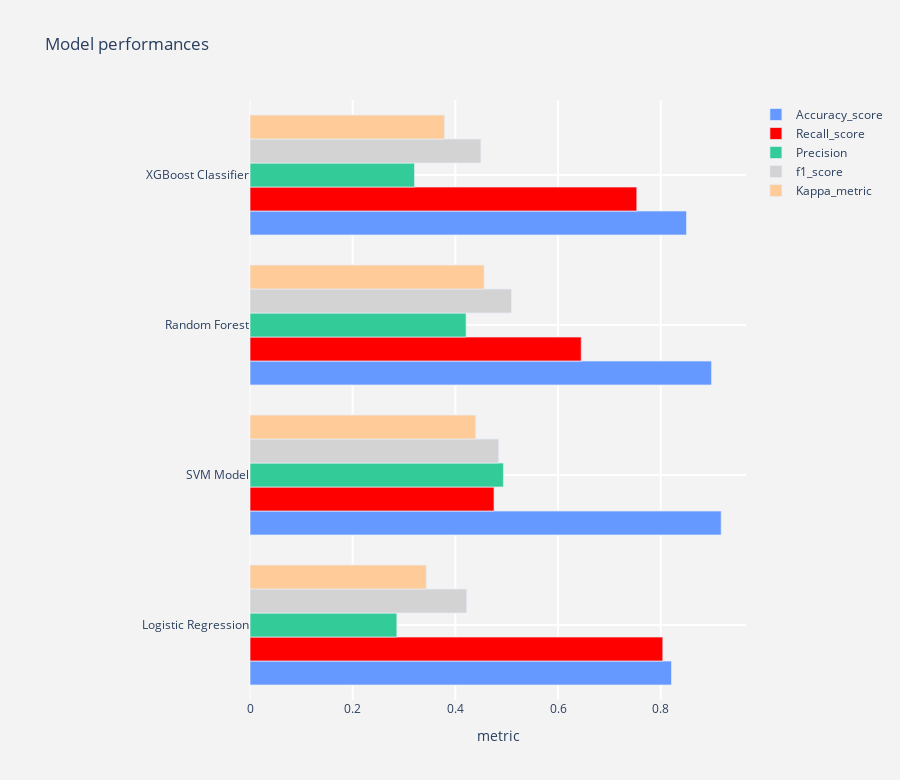

The cell this chart's notebook holds for it:
### Markdown cell above
## <a id='6.2'>6.2. Compare model metrics</a>

### Code cell
model_performances
def output_tracer(metric,color) :
    tracer = go.Bar(y = model_performances["Model"] ,
                    x = model_performances[metric],
                    orientation = "h",name = metric ,
                    marker = dict(line = dict(width =.7),
                                  color = color)
                   )
    return tracer

layout = go.Layout(dict(title = "Model performances",
                        plot_bgcolor  = "rgb(243,243,243)",
                        paper_bgcolor = "rgb(243,243,243)",
                        xaxis = dict(gridcolor = 'rgb(255, 255, 255)',
                                     title = "metric",
                                     zerolinewidth=1,
                                     ticklen=5,gridwidth=2),
                        yaxis = dict(gridcolor = 'rgb(255, 255, 255)',
                                     zerolinewidth=1,ticklen=5,gridwidth=2),
                        margin = dict(l = 250),
                        height = 780
                       )
                  )


trace1  = output_tracer("Accuracy_score","#6699FF")
trace2  = output_tracer('Recall_score',"red")
trace3  = output_tracer('Precision',"#33CC99")
trace4  = output_tracer('f1_score',"lightgrey")
trace5  = output_tracer('Kappa_metric',"#FFCC99")

data = [trace1,trace2,trace3,trace4,trace5]
fig = go.Figure(data=data,layout=layout)
py.iplot(fig)

### Figure 1 — Plotly figure (JSON) as saved in the notebook; plotly's stock layout.template omitted (floating-point values rounded to 4 significant figures)
{"data": [{"marker": {"color": "#6699FF", "line": {"width": 0.7}}, "name": "Accuracy_score", "orientation": "h", "type": "bar", "x": [0.8211, 0.9178, 0.8991, 0.8502], "y": ["Logistic Regression", "SVM Model", "Random Forest", "XGBoost Classifier"]}, {"marker": {"color": "red", "line": {"width": 0.7}}, "name": "Recall_score", "orientation": "h", "type": "bar", "x": [0.8041, 0.4753, 0.6452, 0.7534], "y": ["Logistic Regression", "SVM Model", "Random Forest", "XGBoost Classifier"]}, {"marker": {"color": "#33CC99", "line": {"width": 0.7}}, "name": "Precision", "orientation": "h", "type": "bar", "x": [0.2861, 0.4936, 0.4209, 0.3205], "y": ["Logistic Regression", "SVM Model", "Random Forest", "XGBoost Classifier"]}, {"marker": {"color": "lightgrey", "line": {"width": 0.7}}, "name": "f1_score", "orientation": "h", "type": "bar", "x": [0.422, 0.4843, 0.5095, 0.4497], "y": ["Logistic Regression", "SVM Model", "Random Forest", "XGBoost Classifier"]}, {"marker": {"color": "#FFCC99", "line": {"width": 0.7}}, "name": "Kappa_metric", "orientation": "h", "type": "bar", "x": [0.3433, 0.4396, 0.456, 0.3789], "y": ["Logistic Regression", "SVM Model", "Random Forest", "XGBoost Classifier"]}], "layout": {"height": 780, "margin": {"l": 250}, "paper_bgcolor": "rgb(243,243,243)", "plot_bgcolor": "rgb(243,243,243)", "title": {"text": "Model performances"}, "xaxis": {"gridcolor": "rgb(255, 255, 255)", "gridwidth": 2, "ticklen": 5, "title": {"text": "metric"}, "zerolinewidth": 1}, "yaxis": {"gridcolor": "rgb(255, 255, 255)", "gridwidth": 2, "ticklen": 5, "zerolinewidth": 1}}}
